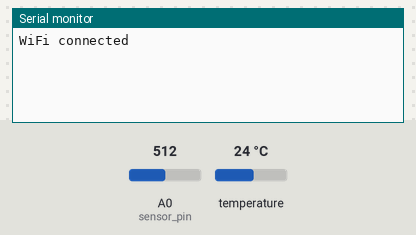
This sketch was run on a simulated ESP8266 (NodeMCU). Shown: the last lines printed to the serial monitor. Inputs (shaded band) come from the test bench; at power-on: temperature 24 °C, A0 (sensor_pin) = 512. WiFi joins after 1.5 s; servers stay silent unless stated.

Above: at 2.7 s.
2.8 s: temperature set to 12 °C
At 17.1 s:
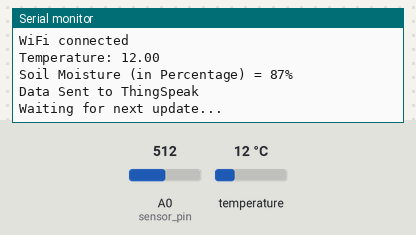
24.1 s: A0 (sensor_pin) set to 716
At 30.92 s:
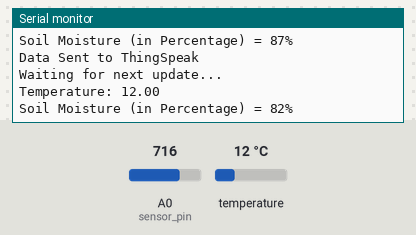
45.4 s: temperature set to 19 °C
At 47.2 s:
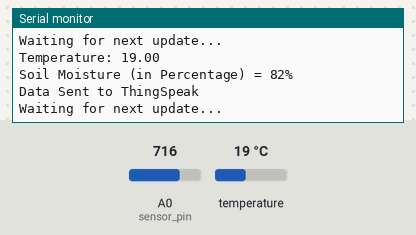
66.7 s: A0 (sensor_pin) set to 900
At 77.2 s:
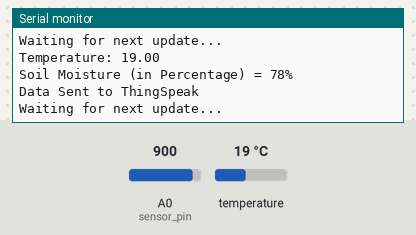
Timing chart, 0 to 78.7 s (numbered marks = the images above; inputs shaded):
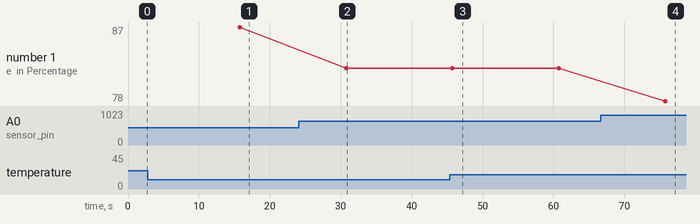

The sketch:

ESP32_DS1820_CAPACITIVE_SOIL_MOISTURE_THINGSPEAK.ino
```cpp
#ifdef ESP8266
  #include <ESP8266WiFi.h>
#elif defined(ESP32)
  #include <WiFi.h>
#endif

#include <SPI.h>
#include <Wire.h>
#include <Arduino.h>
#include <OneWire.h>
#include <DallasTemperature.h>
#include <WiFiManager.h> // Include WiFiManager library

// Define GPIO pin for DS18B20 sensor
#define ONE_WIRE_BUS 4 // GPIO pin for DS18B20 on ESP32 (Change if necessary)
#define INTERVAL 15000  // 15 seconds interval (in milliseconds)

// Initialize OneWire and DallasTemperature instances
OneWire oneWire(ONE_WIRE_BUS);
DallasTemperature DS18B20(&oneWire);

// ThingSpeak API settings
String apiKey = "";  // Enter your Write API key from ThingSpeak
const char* server = "api.thingspeak.com";  // ThingSpeak server

// Soil moisture sensor pin
const int sensor_pin = A0;  // Connect Soil moisture analog sensor pin to A0

// WiFi client
WiFiClient client;

// Track the time of the last data upload
unsigned long lastUploadTime = 0;

// Function to connect to WiFi using WiFiManager
void connectWiFi() {
  WiFiManager wifiManager;
  // Uncomment the next line to reset saved settings
  // wifiManager.resetSettings();

  // Start the WiFiManager, this will create a captive portal for Wi-Fi configuration
  if (!wifiManager.autoConnect("AutoConnectAP")) {
    Serial.println("Failed to connect, check credentials");
    // You can handle failure here, e.g., enter deep sleep or restart
    ESP.restart();  // Restart if connection fails
  }
  Serial.println("WiFi connected");
}

void setup() {
  // Start serial communication
  Serial.begin(115200);

  // Connect to WiFi
  connectWiFi();

  // Initialize DS18B20 sensor
  DS18B20.begin();
}

void loop() {
  // Check if enough time has passed (15 seconds)
  unsigned long currentMillis = millis();
  if (currentMillis - lastUploadTime >= INTERVAL) {

    // Update last upload time
    lastUploadTime = currentMillis;

    // Read temperature from DS18B20 sensor
    float temp;
    DS18B20.requestTemperatures();
    temp = DS18B20.getTempCByIndex(0);

    Serial.print("Temperature: ");
    Serial.println(temp);

    // Read soil moisture value
    int moisture_value = analogRead(sensor_pin); // Reading analog value from soil moisture sensor

    // Convert the analog reading (0-1023) to a percentage
    int moisture_percentage = (100 - ((moisture_value / 4095.0) * 100.0));  // ESP32 uses 12-bit ADC (0-4095)

    Serial.print("Soil Moisture (in Percentage) = ");
    Serial.print(moisture_percentage);
    Serial.println("%");

    // Send data to ThingSpeak if connected to the server
    if (client.connect(server, 80)) {
      String postStr = apiKey;
      postStr += "&field7=";
      postStr += String(moisture_percentage);
      postStr += "&field8=";
      postStr += String(temp);
      postStr += "\r\n\r\n";

      client.print("POST /update HTTP/1.1\n");
      client.print("Host: api.thingspeak.com\n");
      client.print("Connection: close\n");
      client.print("X-THINGSPEAKAPIKEY: " + apiKey + "\n");
      client.print("Content-Type: application/x-www-form-urlencoded\n");
      client.print("Content-Length: ");
      client.print(postStr.length());
      client.print("\n\n");
      client.print(postStr);

      Serial.println("Data Sent to ThingSpeak");
    }

    // Disconnect from the server
    client.stop();
    Serial.println("Waiting for next update...");
  }
}
```

Measured:
- after the input at 2.8 s, the serial monitor: prints a new line after 13.0 s (image 1)
- after the input at 24.1 s, the serial monitor: prints a new line after 6.7 s (image 2)
- after the input at 45.4 s, the serial monitor: prints a new line after 0.36 s (image 3)
- after the input at 66.7 s, the serial monitor: prints a new line after 9.1 s (image 4)
- plotted number 1: 87 → 82 after the input at 24.1 s, 82 → 78 after the input at 66.7 s
